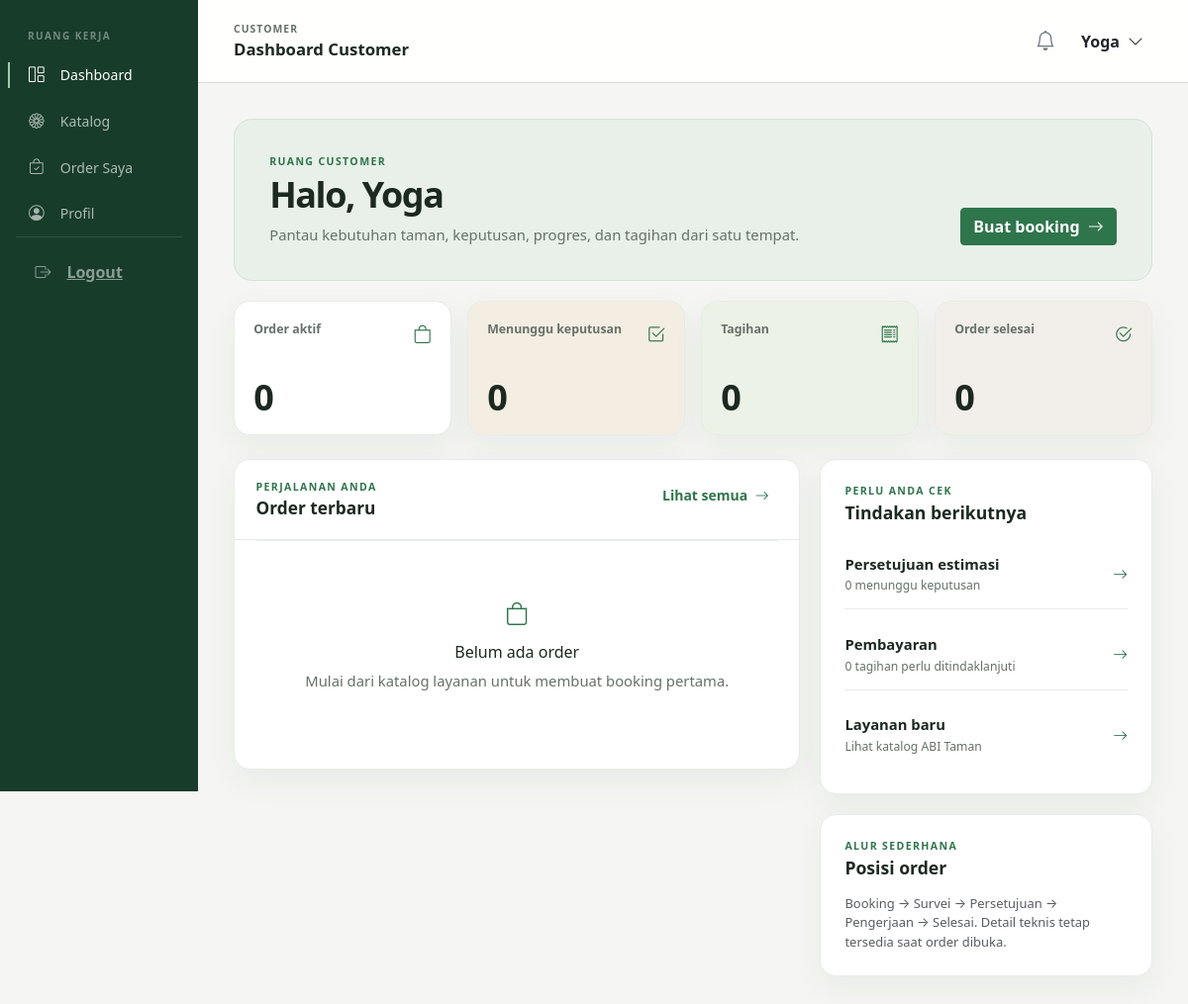
Page /dashboard.php (signed in) on the committed database.
### tables this page shows
CREATE TABLE `users` (
  `id` int(10) unsigned NOT NULL AUTO_INCREMENT,
  `name` varchar(150) NOT NULL,
  `email` varchar(150) NOT NULL,
  `password` varchar(255) NOT NULL,
  `role` enum('customer','pekerja_lapangan','staff','boss') NOT NULL,
  `phone` varchar(30) DEFAULT NULL,
  `address` text DEFAULT NULL,
  `avatar` varchar(255) DEFAULT NULL,
  `status` enum('active','inactive') NOT NULL DEFAULT 'active',
  `last_login_at` datetime DEFAULT NULL,
  `created_at` datetime NOT NULL DEFAULT current_timestamp(),
  `updated_at` datetime NOT NULL DEFAULT current_timestamp() ON UPDATE current_timestamp(),
  PRIMARY KEY (`id`),
  UNIQUE KEY `email` (`email`)
);

### config/database.php (called while the page is built, shortened)
<?php
function db(): PDO
{
    static $pdo = null;
    if ($pdo === null) {
        $host   = $_ENV['DB_HOST'];
        $port   = $_ENV['DB_PORT'];
        $name   = $_ENV['DB_DATABASE'];
        $user   = $_ENV['DB_USERNAME'];
        $pass   = $_ENV['DB_PASSWORD'];
        $socket = trim($_ENV['DB_SOCKET'] ?? '');
        if ($socket !== '') {
            $dsn = "mysql:unix_socket={$socket};dbname={$name};charset=utf8mb4";
        } else {
            $dsn = "mysql:host={$host};port={$port};dbname={$name};charset=utf8mb4";
        }
        $options = [
            PDO::ATTR_ERRMODE            => PDO::ERRMODE_EXCEPTION,
            PDO::ATTR_DEFAULT_FETCH_MODE => PDO::FETCH_ASSOC,
            PDO::ATTR_EMULATE_PREPARES   => false,
        ];
        $pdo = new PDO($dsn, $user, $pass, $options);
    }
    return $pdo;
}
function db_query(string $sql, array $params = []): array
{
    $stmt = db()->prepare($sql);
    $stmt->execute($params);
    return $stmt->fetchAll();
}
function db_first(string $sql, array $params = []): ?array
{
    $stmt = db()->prepare($sql);
    $stmt->execute($params);
    $row = $stmt->fetch();
    return $row ?: null;
}

### data/session_helper.php (called while the page is built, shortened)
<?php
function h($value): string
{
    return htmlspecialchars((string) $value, ENT_QUOTES, 'UTF-8');
}
function user_avatar_initial(string $name): string
{
    $parts = preg_split('/\s+/', trim($name));
    $initials = strtoupper(mb_substr($parts[0] ?? 'U', 0, 1));
    return $initials;
}
function normalize_user(array $user): array
{
    $user['avatar_initial'] = user_avatar_initial($user['name'] ?? $user['nama'] ?? 'User');
    $user['nama'] = $user['name'] ?? $user['nama'] ?? 'User';
    $user['no_hp'] = $user['phone'] ?? $user['no_hp'] ?? '';
    return $user;
}
function current_user(): ?array
{
    return isset($_SESSION['abi_user']) ? normalize_user($_SESSION['abi_user']) : null;
}
function refresh_current_user(): void
{
    $user = current_user();
    $fresh = db_first('SELECT id, name, email, role, phone, address, avatar, status FROM users WHERE id = ?', [$user['id']]);
}
function role_label(string $role): string
{
    return match ($role) {
        'customer' => 'Customer',
        'pekerja_lapangan' => 'Pekerja Lapangan',
        'staff' => 'Staff Operasional',
        'boss' => 'Boss',
        default => 'User',
    };
}
function page_label(string $page, string $role): string
{
    if ($page === 'dashboard') {
        return 'Dashboard ' . role_label($role);
    }
    return [
        'order' => $role === 'customer' ? 'Order Saya' : 'Order',
        'tasks' => 'Tugas Saya',
        'monitoring' => 'Monitoring',
        'catalog' => 'Katalog Layanan',
        'booking' => $role === 'customer' ? 'Booking Saya' : 'Booking Masuk',
        'booking_detail' => 'Detail Order',
        'estimate_detail' => 'Detail Estimasi',
        'revision_detail' => 'Detail Revisi',
        'invoice_detail' => 'Detail Invoice',
        'payment_detail' => 'Detail Pembayaran',
        'customers' => 'Customer',
        'schedules' => 'Jadwal Survey',
        'pekerja_lapangan' => 'Pekerja Lapangan',
        'materials' => 'Bahan Baku',
        'labor_rates' => 'Harga Tukang',
        'additional_costs' => 'Biaya Tambahan',
        'estimates' => 'Estimasi',
        'revisions' => 'Revisi Estimasi',
        'works' => 'Pekerjaan Saya',
        'invoices' => 'Invoice Final',
        'payments' => 'Pembayaran',
        'users' => 'User Management',
        'settings' => 'Pengaturan',
        'reports' => 'Laporan',
        'activity_logs' => 'Activity Log',
        'progress' => 'Progress Pekerjaan',
        'profil' => 'Profil',
        'monitoring_booking' => 'Monitoring Booking',
        'monitoring_works' => 'Monitoring Pekerjaan',
        'monitoring_pekerja_lapangan' => 'Monitoring Pekerja Lapangan',
        'monitoring_estimates' => 'Monitoring Estimasi',
        'monitoring_invoices' => 'Monitoring Invoice',
        'monitoring_payments' => 'Monitoring Pembayaran',
        'surveys' => 'Tugas Survey',
    ][$page] ?? 'Dashboard';
}
    ?>

### pages/dashboard_customer.php (the view, shortened to what this page needs)
<?php
$customerId = (int) $user['id'];
$activeCount = (int) (db_first("SELECT COUNT(*) c FROM bookings WHERE customer_id=? AND status NOT IN ('Dibatalkan','Selesai')", [$customerId])['c'] ?? 0);
$decisionCount = (int) (db_first("SELECT COUNT(*) c FROM estimates e JOIN bookings b ON b.id=e.booking_id WHERE b.customer_id=? AND e.status='Dikirim'", [$customerId])['c'] ?? 0);
$unpaidCount = (int) (db_first("SELECT COUNT(*) c FROM final_invoices i JOIN bookings b ON b.id=i.booking_id WHERE b.customer_id=? AND i.status='Dikirim' AND i.payment_status='Belum Dibayar'", [$customerId])['c'] ?? 0);
$completedCount = (int) (db_first("SELECT COUNT(*) c FROM bookings WHERE customer_id=? AND status='Selesai'", [$customerId])['c'] ?? 0);
$latest = db_query(
    "SELECT b.*, s.name service_name, COALESCE(MAX(wp.progress_percent),0) progress_percent
     FROM bookings b LEFT JOIN services s ON s.id=b.service_id LEFT JOIN work_progress wp ON wp.booking_id=b.id
     WHERE b.customer_id=? GROUP BY b.id ORDER BY b.updated_at DESC LIMIT 5",
    [$customerId]
);
?>
<header class="dashboard-hero">
    <div class="page-intro__copy">
        <p class="page-kicker">Ruang Customer</p>
        <h2>Halo, <?= h($user['name']) ?></h2>
        <p>Pantau kebutuhan taman, keputusan, progres, dan tagihan dari satu tempat.</p>
    </div>
    <a class="btn btn-primary" href="catalog.php">Buat booking <i class="bi bi-arrow-right ms-1"></i></a>
</header>
<section class="kpi-grid" aria-label="Ringkasan order">
    <?php foreach ([['Order aktif',$activeCount,'active','bi-bag'],['Menunggu keputusan',$decisionCount,'action','bi-check2-square'],['Tagihan',$unpaidCount,'action','bi-receipt'],['Order selesai',$completedCount,'history','bi-check2-circle']] as [$label,$value,$lane,$icon]): ?>
        <a class="kpi-card" href="dashboard.php?page=order&lane=<?= h($lane) ?>">
            <div class="kpi-card__content">
                <div class="kpi-card__top"><span><?= h($label) ?></span><i class="bi <?= h($icon) ?>" aria-hidden="true"></i></div>
                <strong><?= (int) $value ?></strong>
            </div>
        </a>
    <?php endforeach; ?>
</section>
<section class="dashboard-grid">
    <section class="data-panel">
        <header class="data-panel__header">
            <div><p class="page-kicker">Perjalanan Anda</p><h3>Order terbaru</h3></div>
            <a class="btn btn-link btn-sm text-success text-decoration-none" href="dashboard.php?page=order">Lihat semua <i class="bi bi-arrow-right ms-1"></i></a>
        </header>
        <?php if ($latest): ?>
            <div class="data-list">
                <?php foreach ($latest as $item): ?>
                    <a class="data-list__row" href="<?= h(booking_detail_url((int) $item['id'])) ?>">
                        <div><span class="data-list__title"><?= h($item['booking_code']) ?></span><span class="data-list__meta"><?= h($item['service_name'] ?? 'Custom Layanan') ?></span></div>
                        <span class="data-list__meta"><?= h(booking_workflow_stage_label($item['status'])) ?></span>
                        <span class="data-list__meta"><?= (int) $item['progress_percent'] ?>% progres</span>
                        <span class="data-list__action">Buka <i class="bi bi-arrow-right ms-1"></i></span>
                    </a>
                <?php endforeach; ?>
            </div>
        <?php else: ?>
            <div class="empty-state"><i class="bi bi-bag"></i><h3>Belum ada order</h3><p class="mb-0">Mulai dari katalog layanan untuk membuat booking pertama.</p></div>
        <?php endif; ?>
    </section>
    <div class="dashboard-stack">
        <section class="dashboard-card">
            <header class="panel-heading"><div><p class="page-kicker">Perlu Anda cek</p><h3>Tindakan berikutnya</h3></div></header>
            <div class="quick-action-list">
                <a class="quick-action" href="dashboard.php?page=order&lane=action"><div><strong>Persetujuan estimasi</strong><span><?= (int) $decisionCount ?> menunggu keputusan</span></div><i class="bi bi-arrow-right"></i></a>
                <a class="quick-action" href="dashboard.php?page=order&lane=action"><div><strong>Pembayaran</strong><span><?= (int) $unpaidCount ?> tagihan perlu ditindaklanjuti</span></div><i class="bi bi-arrow-right"></i></a>
                <a class="quick-action" href="catalog.php"><div><strong>Layanan baru</strong><span>Lihat katalog ABI Taman</span></div><i class="bi bi-arrow-right"></i></a>
            </div>
        </section>
        <section class="dashboard-card">
            <header class="panel-heading"><div><p class="page-kicker">Alur sederhana</p><h3>Posisi order</h3></div></header>
            <p class="small text-muted mb-0">Booking → Survei → Persetujuan → Pengerjaan → Selesai. Detail teknis tetap tersedia saat order dibuka.</p>
        </section>
    </div>
</section>

### partials/topbar.php (shortened to what this page needs)
<header class="navbar sticky-top app-topbar">
    <div class="d-flex align-items-center gap-3">
        <div class="app-topbar-title">
            <span><?= h(role_label($role)) ?></span>
            <h1><?= h($pageTitle) ?></h1>
        </div>
    </div>
    <div class="d-flex align-items-center gap-2">
        <div class="dropdown">
            <button class="btn btn-link p-2 position-relative text-secondary" type="button"
                    data-bs-toggle="dropdown" aria-expanded="false" aria-label="Notifikasi">
                <i class="bi bi-bell fs-5"></i>
            </button>
        </div>
        <div class="dropdown">
            <button class="btn btn-link text-dark text-decoration-none d-flex align-items-center gap-2 px-2"
                    type="button" data-bs-toggle="dropdown" aria-expanded="false" aria-label="Menu akun">
                <span class="fw-semibold"><?= h($user['name'] ?? $user['nama']) ?></span>
                <i class="bi bi-chevron-down"></i>
            </button>
        </div>
    </div>
</header>

### rows in the picture
users: role "CUSTOMER", role "Dashboard Customer", name "Yoga"

### other values in the picture
$item['label'] "Dashboard"
$item['label'] "Katalog"
$item['label'] "Order Saya"
$item['label'] "Profil"
$label "Order aktif"
$value "0"
$label "Menunggu keputusan"
$label "Tagihan"
$label "Order selesai"
$decisionCount "0"
$unpaidCount "0"
